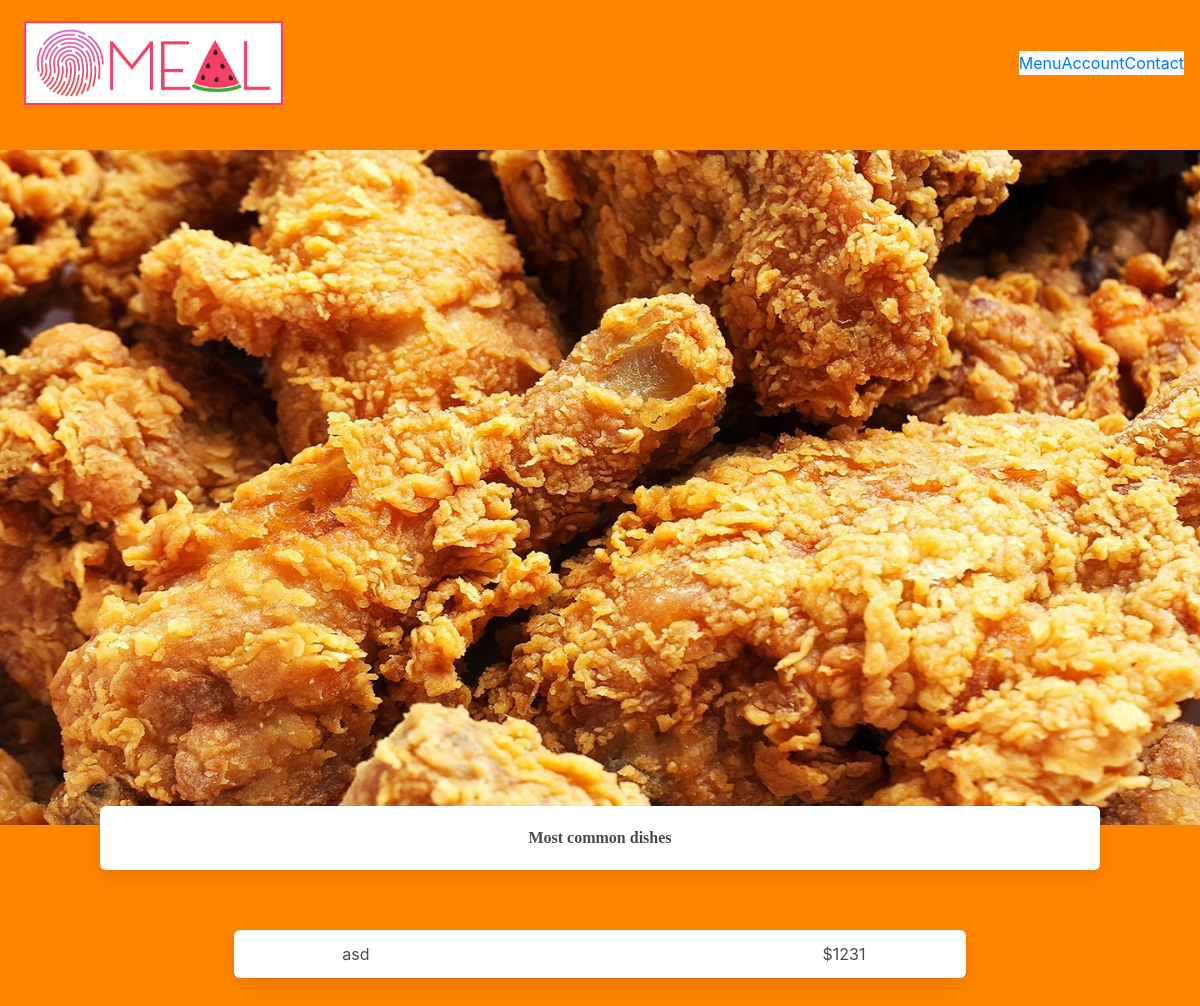
The app's page /most_common_dishes, older data.
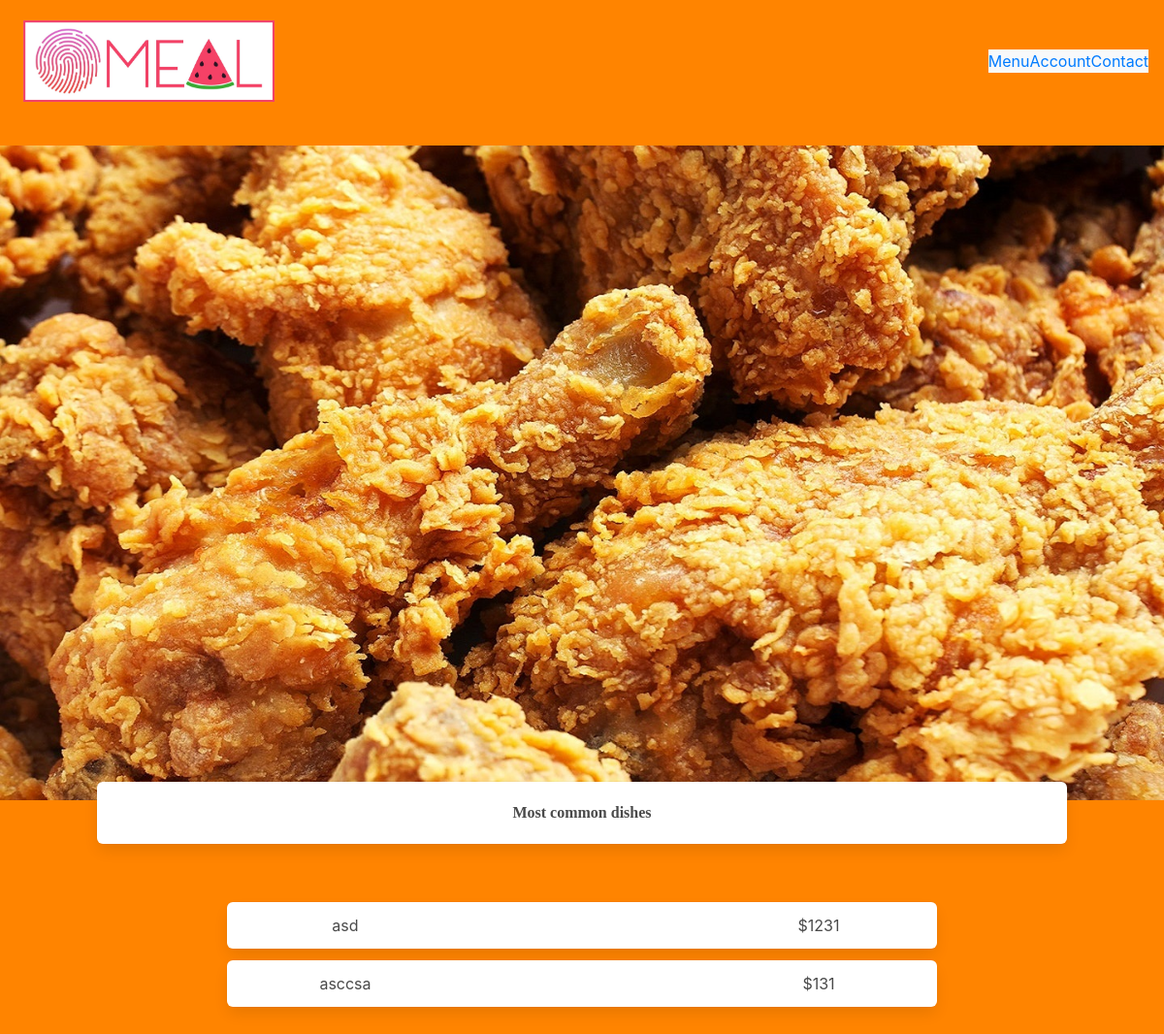
The same page, newer data.
### main.py (models this page shows, shortened)
class MostCommonDishes(db.Model):
    id = db.Column(db.Integer, primary_key=True)
    name = db.Column(db.String(200), nullable=False)
    price = db.Column(db.Integer)

### main.py (the view)
@main.route('/most_common_dishes', methods=['GET'])
def most_common_dishes():
    dishes = MostCommonDishes.query.order_by(MostCommonDishes.id).all()
    return render_template('view_option/view_menu/most_common_dishes.html', dishes=dishes)

### templates/view_option/view_menu/most_common_dishes.html (shortened to what this page needs)
{% extends "base.html" %}
{% block head%}
    <link rel= "stylesheet" type= "text/css" href= "{{ url_for('static',filename='styles/view_menu/style_each_menu.css') }}">
{%endblock%}
{% block body%}
<img src="../../../static/img/most_common_dishes.jpg" alt="">
<div class="box choosing-option has-text-weight-bold">Most common dishes</div>
<section class="section">
    {% for dish in dishes %}
    <div class="container">
        <div class=" columns has-text-centered is-mobile">
            <div class="column is-1"></div>
            <a href="/most_common_dishes/{{dish.id}}" class="column box has-text-centered is-8">
                <div class="columns is-mobile">
                    <div class="column is1">{{ dish.name }}</div>
                    <div class="column is7"></div>
                    <div class="column is4">${{ dish.price }}</div>
                </div>
            </a>
            <div class="column is-1"></div>
        </div>
    </div>
    {% endfor %}
</section>
{%endblock%}

### templates/base.html (shortened to what this page needs)
<!DOCTYPE html>
<html lang="en">
<head>
    <link rel="stylesheet" href="https://cdnjs.cloudflare.com/ajax/libs/bulma/0.7.2/css/bulma.min.css" />
    <link rel= "stylesheet" type= "text/css" href= "{{ url_for('static',filename='styles/style_nav.css') }}">
    <link rel="stylesheet" href="https://pro.fontawesome.com/releases/v5.10.0/css/all.css"/>
    <link
      rel="stylesheet"
      href="https://stackpath.bootstrapcdn.com/bootstrap/4.4.1/css/bootstrap.min.css"
    />
    <link
      rel="stylesheet"
      href="https://stackpath.bootstrapcdn.com/font-awesome/4.7.0/css/font-awesome.min.css"
    />
    {% block head %}{% endblock %}
</head>
{% if request.url_rule.endpoint != "confirm_order" and request.url_rule.endpoint != "order_status" %}
<body>
  <div class = "block">
    <div class = "navbar nav-color" role="navigation" aria-label="main navigation">
        <div class = "navbar-brand">
            <a href = "#" class = "nav-item">
                <img src="../static/img/app_logo.jpg" alt = "site-logo" style = "max-height: 100px" class = "py-2 px-2">
            </a>
        </div>
    <nav class = "navbar-left navbar-expand-lg navbar-light bg-light">
        <div class = "collapse navbar-collapse" id = "navbar">
            <div class = "navbar-nav">
                {% if current_user.id == 1 %}
                <a class = "nav-item" href = "{{ url_for('manager') }}">Menu</a>
                {% else %}
                <a class = "nav-item" href = "{{ url_for('view_menu') }}">Menu</a>
                {% endif %}
                <a class = "nav-item" href = "{{ url_for('view_account') }}">Account</a>
                <a class = "nav-item" href = "{{ url_for('contact_us') }}">Contact</a>
            </div>
        </div>
    </nav>
</div>
    </div>
{% endif %}
    {% block body %}{% endblock %}
</body>
</html>

### static/styles/style_nav.css (style rules this page uses)
.nav-color { background-color: rgb(255, 132, 0); }

### static/styles/view_menu/style_each_menu.css (style rules this page uses)
:root { --primary-color: rgb(255, 132, 0); }
body, html { background-color:var(--primary-color) }
.box { width: 83.3333%; margin-left: 8.3333%; }
.choosing-option { display: inline-block; margin-top: -20%; text-align: center; font-weight: 800; font-family: "Bell Gothic Std Light"; }

Row changes from the older to the newer data that the page shows:
added MostCommonDishes: name "asccsa", price "131"
